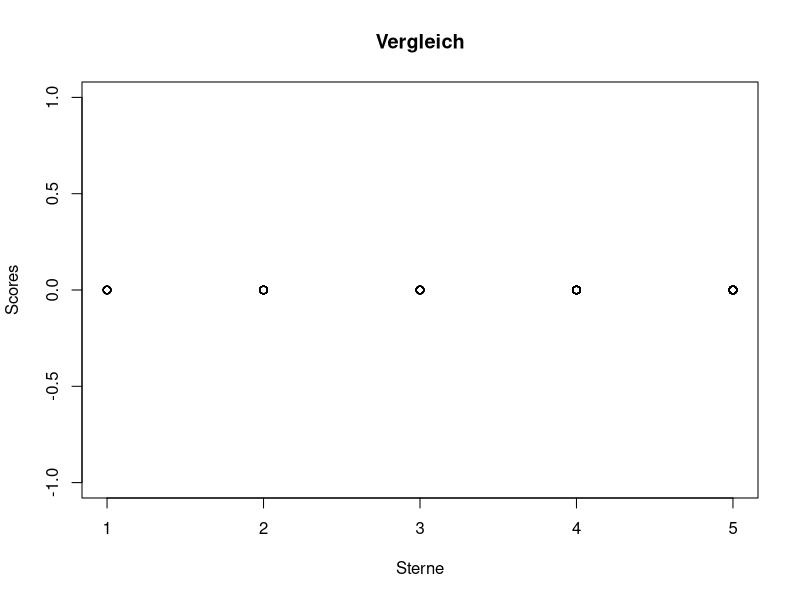

Recreate this plot in R. (Note: this script raises an error after producing the figure.)
# Uebung zur Sentiment Analysis 
# Blog http://stackoverflow.com/questions/22116938/twitter-sentiment-analysis-w-r-using-german-language-set-sentiws 
# dt. pos./neg. Wörter Senti... http://asv.informatik.uni-leipzig.de/download/sentiws.html 
# engl. pos./neg. Words:  http://www.cs.uic.edu/~liub/FBS/sentiment-analysis.html 

setwd("/home/wei/Dropbox/Master Arbeit/reviewMA/Sentiment_Analyse") 
pdf("gesammt_cn_sentiment.pdf")
# setwd("F:/FP_Data_Mining/R")
sink("gesammt_cn_sentiment.txt", append=TRUE)


PandN_words <-readLines("SentiWS.txt", encoding = "UTF-8")
PandN_words <-unlist(strsplit(PandN_words, ","))
PandN_words <- tolower(PandN_words)
#PandN_number=dim(PandN_words)[1]
require(plyr)
require(stringr)
library(tm)


score.sentiment = function(sentences, PandN_words, .progress='none')
         { 
          require(plyr)
          require(stringr)
           scores = laply(sentences, function(sentence, PandN_words) 
           {
            docs <- Corpus(VectorSource(sentence))
            ###
            ### Text transformation
            ###
            toSpace <- content_transformer(function (x , pattern ) gsub(pattern, " ", x))
            docs <- tm_map(docs, toSpace, "/")
            docs <- tm_map(docs, toSpace, "@")
            docs <- tm_map(docs, toSpace, "\\|")

            ###
            ### Cleaning the text
            ###
            # Convert the text to lower case
            docs <- tm_map(docs, content_transformer(tolower))

            # Remove numbers
            docs <- tm_map(docs, removeNumbers)

            # Remove common stopwords
            docs <- tm_map(docs, removeWords, stopwords("german"))

            # Remove your own stop word
            # specify your stopwords as a character vector
            docs <- tm_map(docs, removeWords, c("schon", "beim")) 

            # Remove punctuations
            docs <- tm_map(docs, removePunctuation)

            # Eliminate extra white spaces
            docs <- tm_map(docs, stripWhitespace)

            # Text stemming
            docs <- tm_map(docs,stemDocument,language="german")
            dataframe<-data.frame(text=unlist(sapply(docs, `[`, "content")), stringsAsFactors=F)
            word.list = str_split(dataframe, '\\s+')
            # sometimes a list() is one level of hierarchy too much
            words = unlist(word.list)
            scoreNumber = 0
            for (word in words) {
                result = match(word, PandN_words)
                if(!is.na(result)){
                       id = as.numeric(result) + 1
                       scoreNumber = scoreNumber + as.numeric(PandN_words[id])
                }
            }
            return(scoreNumber)
           }, 
         PandN_words, .progress=.progress )
         scores.df = data.frame(score=scores, text=sentences)
         return(scores.df)
        }

    # and to see if it works, there should be a score...either in German or in English

#sample <- c("ich liebe dich. du bist wunderbar",
#            "Ich hasse dich, geh sterben!", 
#            "gut gutes schlecht positives Ware .",
#            "nicht mehr kaufen best glücklich.")
#(test.sample <- score.sentiment(sample, PandN_words))
Daten <-read.csv("gesammt_cn_translated.csv", header=TRUE,fileEncoding = "UTF-8", sep = ";")
n=dim(Daten)[1]

###
### Select comments
###
Comments <- matrix(1,n,1)
for (i in 1:n){
  if (Daten[i,3]>=0)  
    Comments[i]=paste(Daten[i,1],Daten[i,2]) 
              }



a <- score.sentiment(Comments, PandN_words)

Scores=a$score
Sterne=Daten[,3]
plot(Sterne,Scores)
title("Vergleich")
Scores
print("Mean")
mean(Sterne)
mean(Scores)
print("Median")
median(Sterne, na.rm = FALSE)
median(Scores, na.rm = FALSE)
print("Varianz")
var(Sterne)
var(Scores)
print("Standardabweichung")
sd(Sterne)
sd(Scores)
print("Korrelationskoeffizient")
#cov(Scores,Sterne)
cor(Scores,Sterne)
t.test(Sterne)
t.test(Scores)
shapiro.test(Sterne)
shapiro.test(Scores)
qqnorm(Sterne)
qqline(Sterne)
qqnorm(Scores)
qqline(Scores)
x <- table(Scores,Sterne)
dataSet<-data.frame(Scores,Sterne)
# Write CSV in R
write.csv(x, file = "gesammtErgebnis_cn.csv", na="")
h<-hist(dataSet$Scores, breaks=nrow(x)/8,col="gray",main="Die Ergebnisse von chinesischen OCRs in Frequenz", xlab="Polarität von OCRs durch Sentiment Analyse", ylab="Frequenz")
mtext("Blau ist die Gaußverteilungskurve",col="blue")
xfit <- seq(min(dataSet$Scores),max(dataSet$Scores),length=nrow(x))
yfit <- dnorm(xfit, mean = mean(dataSet$Scores), sd=sd(dataSet$Scores))
yfit<-yfit*diff(h$mids[1:3])*length(dataSet$Scores)
lines(xfit,yfit, col = "blue", lwd =2)
box()

hist(dataSet$Scores, breaks=nrow(x)/8,freq=FALSE,col="gray",main="Die Ergebnisse von chinesischen OCRs in Dichte", xlab="Polarität von OCRs durch Sentiment Analyse", ylab="Dichte")
mtext("Rote ist die Dichteverteilungskurve",col="red")
lines(density(dataSet$Scores), col="red", lwd=2)
box()

library(coin)
wilcox.test(Scores,Sterne,data=dataSet,alternative ="less", distribution ="exact")

sink()
dev.off()
